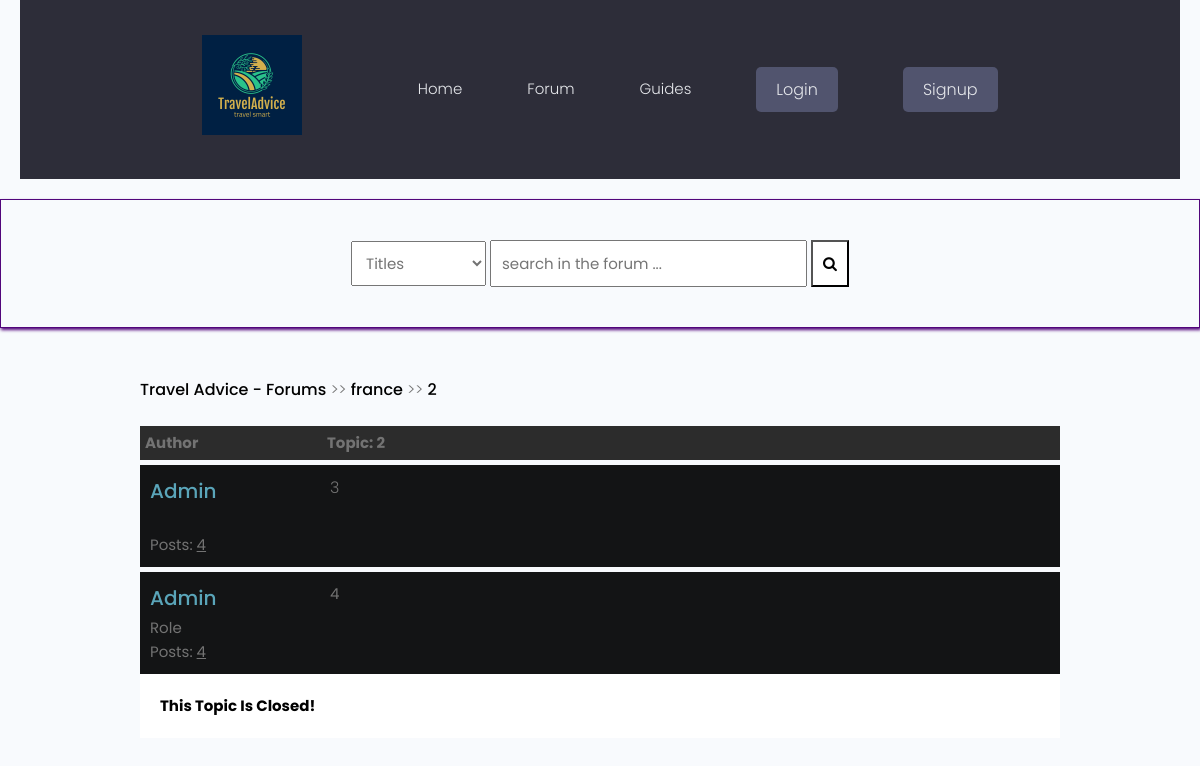
The app's page /forum/detail/2/, older data.
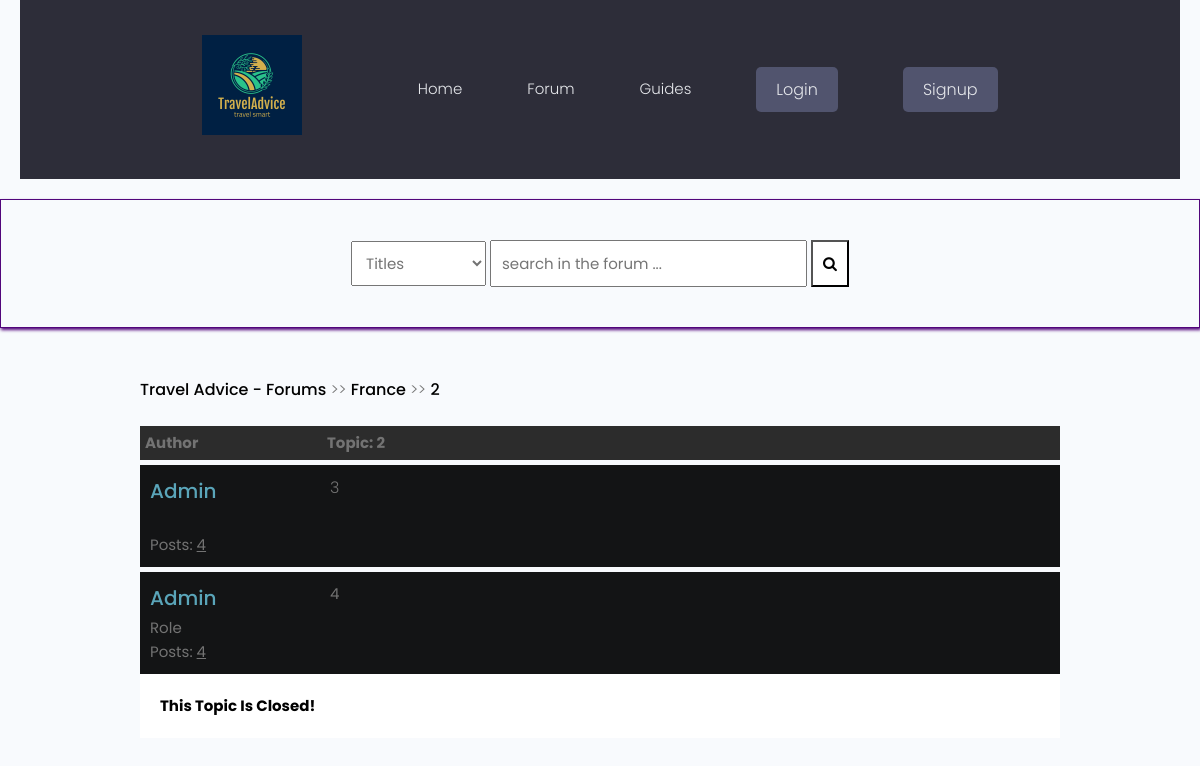
The same page, newer data.
### forum/models.py (models this page shows, shortened)
class Post(models.Model):
    title = models.CharField(max_length=400)
    slug = models.SlugField(max_length=400, unique=True, blank=True)
    user = models.ForeignKey(Author, on_delete=models.CASCADE) #frame key of the author
    content = HTMLField()
    categories = models.ForeignKey(Category, on_delete=models.SET_NULL, null=True)
    date = models.DateTimeField(auto_now_add=True)
    tags = TaggableManager() #imported from taggit.managers
    comments = models.ManyToManyField(Comment, blank=True)
    closed = models.BooleanField(default=False)
    def get_url(self):
        return reverse("detail", kwargs={
            "slug":self.slug
        })

class Category(models.Model):
    title = models.CharField(max_length=50)
    slug = models.SlugField(max_length=400, unique=True, blank=True)
    description = models.TextField(default="description")
    category_image = models.ImageField(
        null=True, blank=True, upload_to='flags/', default= "flags/flag-default.png")
    class Meta:
        verbose_name_plural = "categories"
    def __str__(self):
        return self.title
    def get_url(self):
        return reverse("posts", kwargs={ #imported from django.shortcuts
            "slug": self.slug
        })

class Author(models.Model):
    user = models.ForeignKey(User, on_delete=models.CASCADE)
    fullname = models.CharField(max_length=40, blank=True)
    slug = models.SlugField(max_length=400, unique=True, blank=True) # imported from django.utils.text
    bio = HTMLField() #desctription of the user imported the field from tinymce.models
    @property
    def num_posts(self):
        return Post.objects.filter(user=self).count()

### forum/views.py (the view)
# urls.py: path("detail/<slug>/", detail, name="detail"),
def detail(request, slug):
    post = get_object_or_404(Post, slug=slug)
    if request.user.is_authenticated:
        author = Author.objects.get(user=request.user)
    if "comment-form" in request.POST:
        comment = request.POST.get("comment")
        new_comment, created = Comment.objects.get_or_create(user=author, content=comment)
        post.comments.add(new_comment.id)
    context = {
        "post":post,
        "title": post.title,
    }
    return render(request,'forum/detail.html', context)

### forum/context_processors.py (called while the page is built, shortened)
def searchFunction(request):
    search_context = {}
    posts = Post.objects.all()
    return search_context

### forum/templates/forum/detail.html (shortened to what this page needs)
{% extends 'forumsbase.html' %}
{% block content %}
    <div class="container">
        <div class="navigate">
            <span><a href="{% url 'forumhome' %}">Travel Advice - Forums</a> >> <a href="{{post.categories.get_url}}">{{post.categories}}</a> >> <a href="{{post.get_url}}">{{post.title}}</a></span>
        </div>
        <div class="topic-container">
            <div class="head">
                <div class="authors">Author</div>
                <div class="content">Topic: {{post.title}} </div>
            </div>
            <div class="body">
                <div class="authors">
                    <div class="username"><a href="">{{post.user.fullname|title}}</a></div>
                    <div class="Role:"><a href="">{{user.Group.objects.get}}</a></div>
                    <div>Posts: <u>{{post.user.num_posts}}</u></div>
                </div>
                <div class="content">
                    {{post.content|safe}}
                    <br>
                </div>
            </div>
        </div>
        {% for comment in post.comments.all %}
        <div class="comments-container">
            <div class="body">
                <div class="authors">
                    <div class="username"><a href="">{{comment.user.fullname|title}}</a></div>
                    <div>Role</div>
                    <div>Posts: <u>{{comment.user.num_posts}}</u></div>
                </div>
                <div class="content">
                    {{comment.content}}
                    <br>
                </div>
            </div>
        </div>
        {% endfor %}
        {% if post.closed == True %}
        <div style="background-color:#fff;color:#000;font-weight:bolder;padding:20px;width:100%;"> This Topic Is Closed! </div>
        {% endif %}
    </div>
     {% endblock content %}

Row changes from the older to the newer data that the page shows:
changed through a linked row, Post "Admin": categories "france" → "France"
